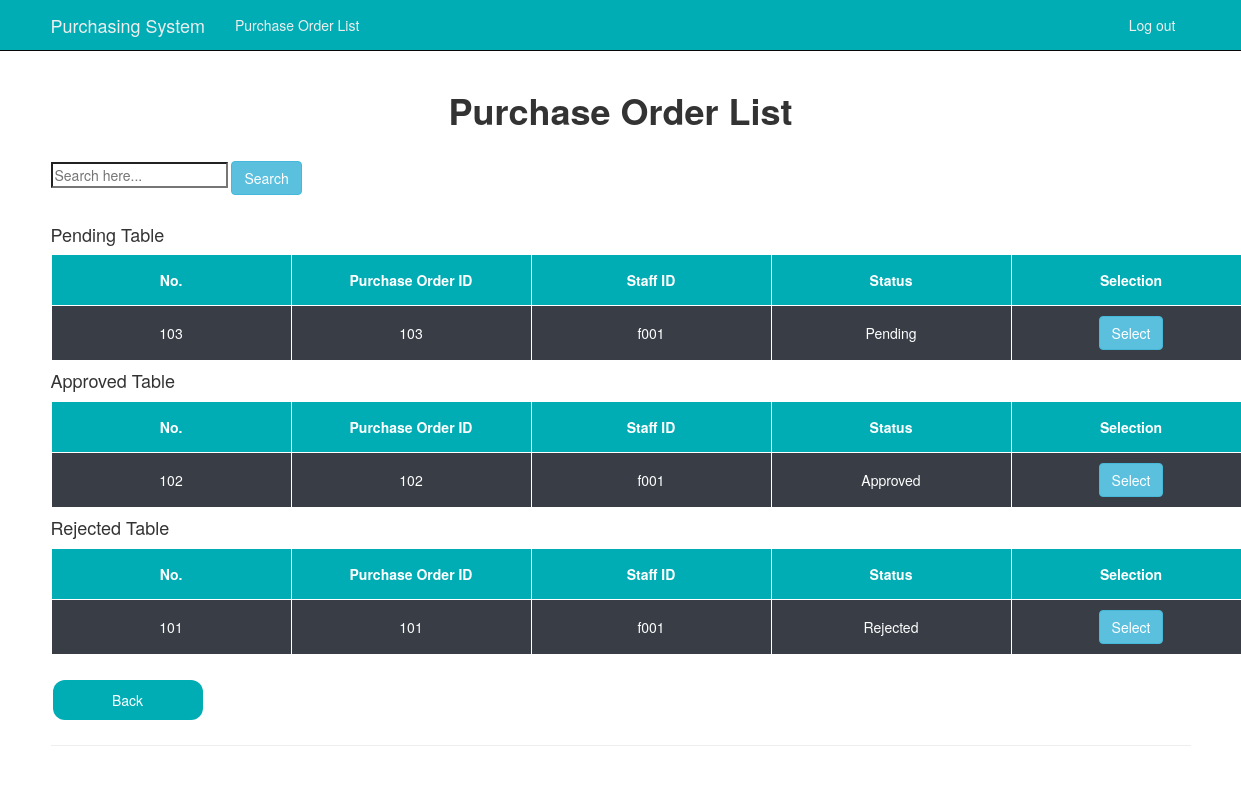
The page /arviewPo (signed in) on the database its author committed.
### app/models.py (models this page shows)
class PurchaseOrder(models.Model):
    purchaseOrderID = models.CharField(primary_key=True, max_length=10)
    staffID = models.ForeignKey(Staff,default=None, on_delete=models.CASCADE)
    quotationID = models.ForeignKey(Quotation,default=None, on_delete=models.CASCADE)
    vendorID = models.ForeignKey(Vendor,default=None, on_delete=models.CASCADE)
    qtyNeeded = models.IntegerField(default=None, null=True)
    qtyProvided = models.IntegerField()
    totalPrice = models.FloatField(default=None, null=True)
    poStatus = models.CharField(max_length=20, default="Pending")
    selected = models.BooleanField(default=False)
    def __str__(self):
        return str(self.purchaseOrderID)

class Staff(models.Model):
    staffID = models.CharField(primary_key=True, max_length=10)
    password = models.CharField(max_length=5, null=True)
    def __str__(self):
        return str(self.staffID)

### arPurchaseOrder/views.py (the view)
# urls.py: re_path(r'^arviewPo$', arviewPo_views.arviewPo, name='arviewPo'),
@login_required
def arviewPo(request):
    po_list = PurchaseOrder.objects.filter(selected=True).only('purchaseOrderID', 'staffID', 'poStatus')
    context = {
        'title':'View Purchase Order',
        'year':datetime.now().year,
        'po_list': po_list,
    }
    return render(request, 'arPurchaseOrder/viewPo.html', context)

### arPurchaseOrder/templates/arPurchaseOrder/viewPo.html (shortened to what this page needs)
{% extends "app/layoutManager.html" %} {% block content %}
<div>
  <br />
  <h1 style="text-align: center"><strong>Purchase Order List</strong></h1>
  <br />
  <form class="margintop" action="arsearchPo" method="POST">
    <input
      type="text"
      placeholder="Search here..."
      aria-label="Search here.."
      name="searched"
      )
    />
    <button class="btn btn-info">Search</button>
  </form>
  <br />
</div>
<div>
  <h4>Pending Table</h4>
  <table>
    <thead>
      <th>No.</th>
      <th>Purchase Order ID</th>
      <th>Staff ID</th>
      <th>Status</th>
      <th>Selection</th>
    </thead>
    {% for po in po_list %} {%if po.poStatus == 'Pending' %}
    <tr>
      <td>{{po}}</td>
      <td>{{po.purchaseOrderID}}</td>
      <td>{{po.staffID}}</td>
      <td>{{po.poStatus}}</td>
      <td>
        <form class="margintop" action="arselectPo" method="POST">
          <button
            type="submit"
            name="{{po.purchaseOrderID}}"
            value="{{po.purchaseOrderID}}"
            class="btn btn-info"
          >
            Select</button
          ><br />
        </form>
      </td>
    </tr>
    {%endif%} {% endfor %}
  </table>
</div>
<div>
  <h4>Approved Table</h4>
  <table>
    <thead>
      <th>No.</th>
      <th>Purchase Order ID</th>
      <th>Staff ID</th>
      <th>Status</th>
      <th>Selection</th>
    </thead>
    {% for po in po_list %} {%if po.poStatus == 'Approved' %}
    <tr>
      <td>{{po}}</td>
      <td>{{po.purchaseOrderID}}</td>
      <td>{{po.staffID}}</td>
      <td>{{po.poStatus}}</td>
      <td>
        <form class="margintop" action="arselectPo" method="POST">
          <button
            type="submit"
            name="{{po.purchaseOrderID}}"
            value="{{po.purchaseOrderID}}"
            class="btn btn-info"
          >
            Select</button
          ><br />
        </form>
      </td>
    </tr>
    {%endif%} {% endfor %}
  </table>
</div>
<div>
  <h4>Rejected Table</h4>
  <table>
    <thead>
      <th>No.</th>
      <th>Purchase Order ID</th>
      <th>Staff ID</th>
      <th>Status</th>
      <th>Selection</th>
    </thead>
    {% for po in po_list %} {%if po.poStatus == 'Rejected' %}
    <tr>
      <td>{{po}}</td>
      <td>{{po.purchaseOrderID}}</td>
      <td>{{po.staffID}}</td>
      <td>{{po.poStatus}}</td>
      <td>
        <form class="margintop" action="arselectPo" method="POST">
          <button
            type="submit"
            name="{{po.purchaseOrderID}}"
            value="{{po.purchaseOrderID}}"
            class="btn btn-info"
          >
            Select</button
          ><br />
        </form>
      </td>
    </tr>
    {%endif%} {% endfor %}
  </table>
</div>
<br />
<form class="margintop" action="arbacktoHome" method="GET">
  <button type="submit" class="button">Back</button><br />
</form>
{% endblock %}

### app/static/app/content/site.css (style rules this page uses)
body { padding-top: 50px; padding-bottom: 20px; }
input, select, textarea { max-width: 280px; }

### arPurchaseOrder/templates/arPurchaseOrder/viewPo.html (style rules this page uses)
table, th, td { border: none; border-collapse: collapse; border-left: 1px solid white; border-right: 1px solid white; text-align: center; padding: 10px; }
th { background-color: #00adb5; color: white; padding: 15px; }
tr { border: 1px solid; border-color: white; background-color: #393e46; color: white; }
tr > td { min-width: 240px; }
tr > td:first-child { min-width: 240px; }
.button { padding: 10px 20px; margin: 5px 2px; display: inline-block; width: 150px; border: none; border-radius: 12px; background-color: #00adb5; color: white; }

### rows shown on the page
PurchaseOrder: purchaseOrderID "103", staffID "f001", poStatus "Pending"
PurchaseOrder: purchaseOrderID "102", staffID "f001", poStatus "Approved"
PurchaseOrder: purchaseOrderID "101", staffID "f001", poStatus "Rejected"
